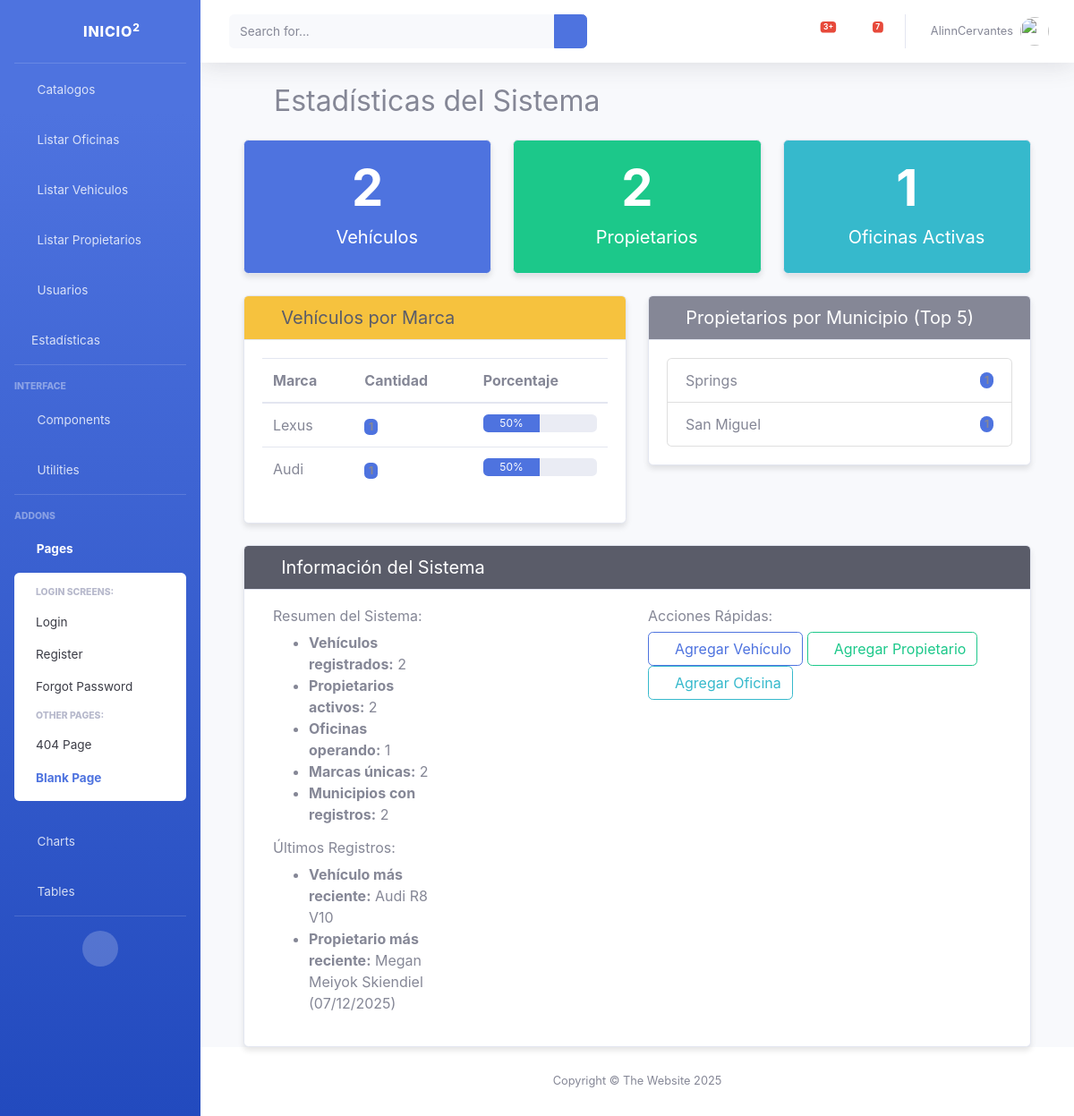
Page /catalogos/estadisticas/ on the earlier database version.
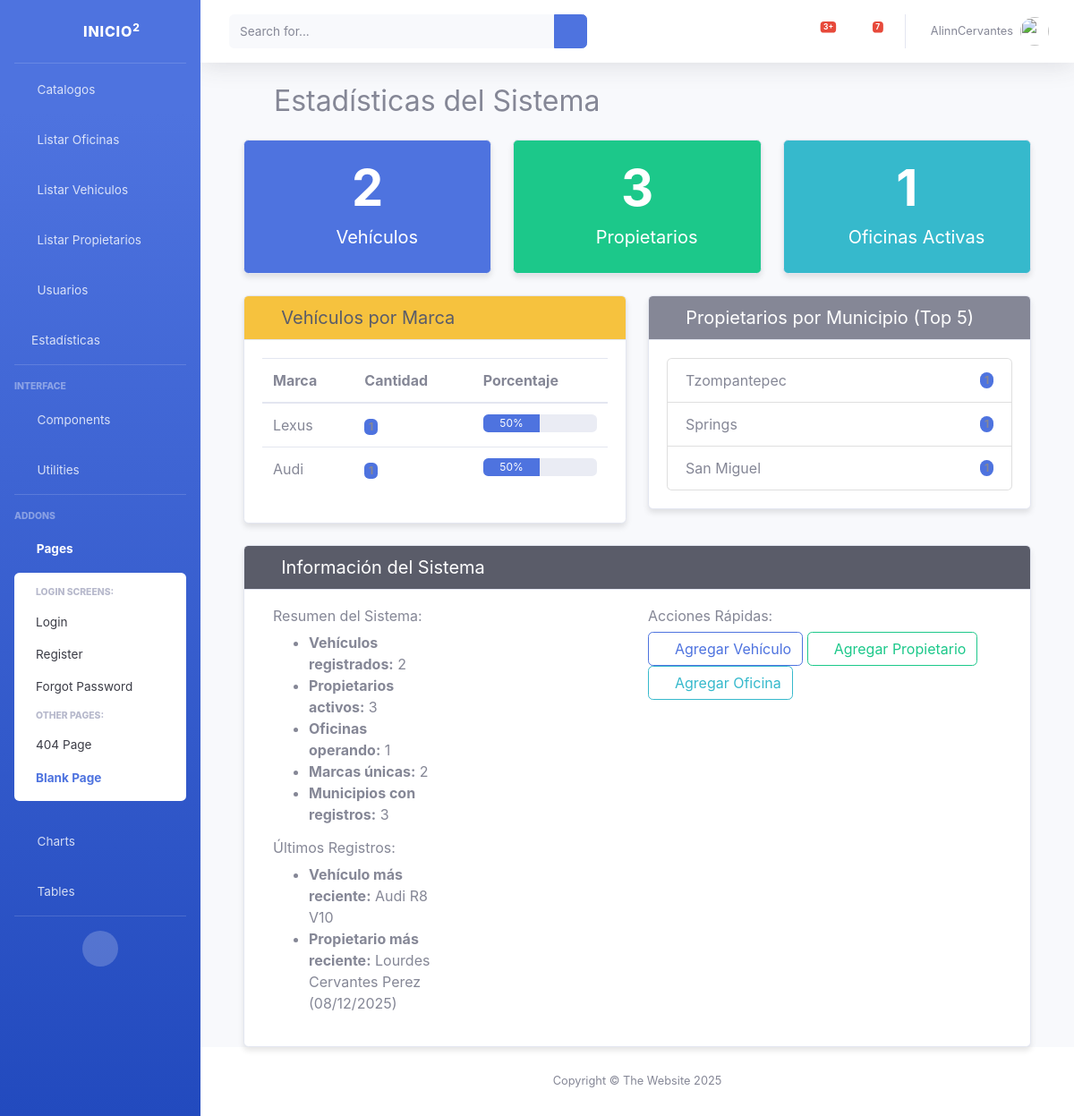
Same page on the later database version.
### catalogos/models.py (models this page shows, shortened)
class Vehiculo(models.Model):
    NIV = models.CharField(max_length=20, null=False, help_text="NIV del vehiculo")
    noMotor = models.CharField(max_length=30, blank=True)
    marca = models.CharField(max_length=40)
    linea= models.CharField(max_length=40)
    modelo= models.CharField(max_length=4)
    color= models.CharField(max_length=20, default='Blanco', verbose_name="Color del Vehiculo") #Añadido
    activo = models.BooleanField(default=True, verbose_name="¿Vehiculo Activo?") #Añadido
    """def __save__(self):
        self.NIV = self.NIV.upper()
        self.noMotor = self.noMotor.upper()
        super(Vehiculo, self.save())"""
    class Meta:  # NO class meta
        verbose_name_plural = "Vehiculos"  # Opcional cambiar nombre
        db_table = 'vehiculos'  # Opcional cambiar nombre tabla

class Propietario(models.Model):
    RFC = models.CharField(max_length=50)
    nombre = models.CharField(max_length=30)
    apPaterno = models.CharField(max_length=30)
    apMaterno = models.CharField(max_length=30)
    email = models.EmailField()
    CURP = models.CharField(max_length=14)
    calle = models.CharField(max_length=50)
    colonia = models.CharField(max_length=40)
    municipio = models.CharField(max_length=40)
    CP = models.CharField(max_length=5)
    edad = models.IntegerField(default=0)
    telefono = models.CharField(max_length=10) #Añadido
    fechaRegistro = models.DateField(auto_now_add=True, verbose_name="Fecha de registro")
    '''
    def __save__(self):
        self.CURP = self.CURP.upper()
        super(Propietario,self).save()
    '''

### catalogos/views.py (the view)
# urls.py: path('estadisticas/', views.estadisticas, name='estadisticas'),
def estadisticas(request):
    total_vehiculos = Vehiculo.objects.count()
    total_propietarios = Propietario.objects.count()
    total_oficinas = Oficina.objects.filter(activo=True).count()
    vehiculos_por_marca = Vehiculo.objects.values('marca').annotate(
        total=Count('id')
    ).order_by('-total')
    propietarios_por_municipio = Propietario.objects.values('municipio').annotate(
        total=Count('id')
    ).order_by('-total')[:5]
    vehiculos = Vehiculo.objects.all().order_by('-id')
    propietarios = Propietario.objects.all()
    context = {
        'total_vehiculos': total_vehiculos,
        'total_propietarios': total_propietarios,
        'total_oficinas': total_oficinas,
        'vehiculos_por_marca': list(vehiculos_por_marca),
        'propietarios_por_municipio': list(propietarios_por_municipio),
        'vehiculos': vehiculos,
        'propietarios': propietarios,
    }
    return render(request, 'estadisticas.html', context)

### catalogos/templates/estadisticas.html (shortened to what this page needs)
{% extends 'base.html' %}
{% block contenido %}
<div class="container mt-4">
    <h2 class="mb-4"><i class="fas fa-chart-line"></i> Estadísticas del Sistema</h2>
    <div class="row mb-4">
        <div class="col-md-4">
            <div class="card text-white bg-primary">
                <div class="card-body text-center">
                    <h1 class="display-4">{{ total_vehiculos }}</h1>
                    <h5><i class="fas fa-car"></i> Vehículos</h5>
                </div>
            </div>
        </div>
        <div class="col-md-4">
            <div class="card text-white bg-success">
                <div class="card-body text-center">
                    <h1 class="display-4">{{ total_propietarios }}</h1>
                    <h5><i class="fas fa-users"></i> Propietarios</h5>
                </div>
            </div>
        </div>
        <div class="col-md-4">
            <div class="card text-white bg-info">
                <div class="card-body text-center">
                    <h1 class="display-4">{{ total_oficinas }}</h1>
                    <h5><i class="fas fa-building"></i> Oficinas Activas</h5>
                </div>
            </div>
        </div>
    </div>
    <div class="row mb-4">
        <div class="col-md-6">
            <div class="card">
                <div class="card-header bg-warning text-dark">
                    <h5 class="mb-0"><i class="fas fa-tags"></i> Vehículos por Marca</h5>
                </div>
                <div class="card-body">
                    <table class="table">
                        <thead>
                            <tr>
                                <th>Marca</th>
                                <th>Cantidad</th>
                                <th>Porcentaje</th>
                            </tr>
                        </thead>
                        <tbody>
                            {% for item in vehiculos_por_marca %}
                            <tr>
                                <td>{{ item.marca }}</td>
                                <td>
                                    <span class="badge bg-primary">{{ item.total }}</span>
                                </td>
                                <td>
                                    <div class="progress">
                                        {% widthratio item.total total_vehiculos 100 as porcentaje %}
                                        <div class="progress-bar" role="progressbar"
                                             style="width: {{ porcentaje }}%">
                                            {{ porcentaje }}%
                                        </div>
                                    </div>
                                </td>
                            </tr>
                            {% endfor %}
                        </tbody>
                    </table>
                </div>
            </div>
        </div>
        <div class="col-md-6">
            <div class="card">
                <div class="card-header bg-secondary text-white">
                    <h5 class="mb-0"><i class="fas fa-map-marker-alt"></i> Propietarios por Municipio (Top 5)</h5>
                </div>
                <div class="card-body">
                    <ul class="list-group">
                        {% for item in propietarios_por_municipio %}
                        <li class="list-group-item d-flex justify-content-between align-items-center">
                            {{ item.municipio|default:"Sin municipio" }}
                            <span class="badge bg-primary rounded-pill">{{ item.total }}</span>
                        </li>
                        {% endfor %}
                    </ul>
                </div>
            </div>
        </div>
    </div>
    <div class="row">
        <div class="col-md-12">
            <div class="card">
                <div class="card-header bg-dark text-white">
                    <h5 class="mb-0"><i class="fas fa-info-circle"></i> Información del Sistema</h5>
                </div>
                <div class="card-body">
                    <div class="row">
                        <div class="col-md-6">
                            <div class="col-md-6">
                                <h6>Resumen del Sistema:</h6>
                                <ul>
                                    <li><strong>Vehículos registrados:</strong> {{ total_vehiculos }}</li>
                                    <li><strong>Propietarios activos:</strong> {{ total_propietarios }}</li>
                                    <li><strong>Oficinas operando:</strong> {{ total_oficinas }}</li>
                                    <li><strong>Marcas únicas:</strong> {{ vehiculos_por_marca|length }}</li>
                                    <li><strong>Municipios con registros:</strong> {{ propietarios_por_municipio|length }}</li>
                                </ul>
                            </div>
                            <div class="col-md-6">
                                <h6>Últimos Registros:</h6>
                                <ul>
                                    <li><strong>Vehículo más reciente:</strong>
                                        {% with vehiculo=vehiculos.last %}
                                            {% if vehiculo %}
                                                {{ vehiculo.marca }} {{ vehiculo.linea }}
                                            {% else %}
                                                No hay registros
                                            {% endif %}
                                        {% endwith %}
                                    </li>
                                    <li><strong>Propietario más reciente:</strong>
                                        {% with prop=propietarios.last %}
                                            {% if prop %}
                                                {{ prop.nombre }} {{ prop.apPaterno }} {{ prop.apMaterno }}
                                                {% if prop.fechaRegistro %}
                                                    ({{ prop.fechaRegistro|date:"d/m/Y" }})
                                                {% endif %}
                                            {% else %}
                                                No hay registros
                                            {% endif %}
                                        {% endwith %}
                                    </li>
                                </ul>
                            </div>
                        </div>
                        <div class="col-md-6">
                            <h6>Acciones Rápidas:</h6>
                            <div class="d-grid gap-2">
                                <a href="{% url 'vehiculosCrear' %}" class="btn btn-outline-primary">
                                    <i class="fas fa-plus"></i> Agregar Vehículo
                                </a>
                                <a href="{% url 'propietariosCrear' %}" class="btn btn-outline-success">
                                    <i class="fas fa-user-plus"></i> Agregar Propietario
                                </a>
                                <a href="{% url 'oficinasCrear' %}" class="btn btn-outline-info">
                                    <i class="fas fa-building"></i> Agregar Oficina
                                </a>
                            </div>
                        </div>
                    </div>
                </div>
            </div>
        </div>
    </div>
</div>
{% endblock %}

Differences in the rows shown:
no longer on this page (row unchanged): Propietario: nombre "Megan", apPaterno "Meiyok", apMaterno "Skiendiel", fechaRegistro "07/12/2025"
added Propietario: nombre "Lourdes", apPaterno "Cervantes", apMaterno "Perez", fechaRegistro "08/12/2025"
Other differences:
{{ total_propietarios }}: "2" → "3"
{{ propietarios_por_municipio|length }}: "2" → "3"
new list line: "Tzompantepec 1"
